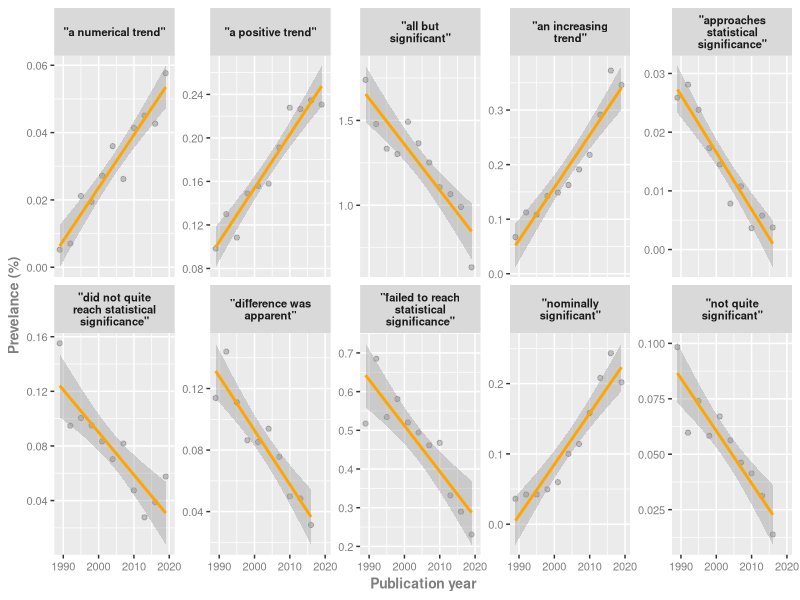
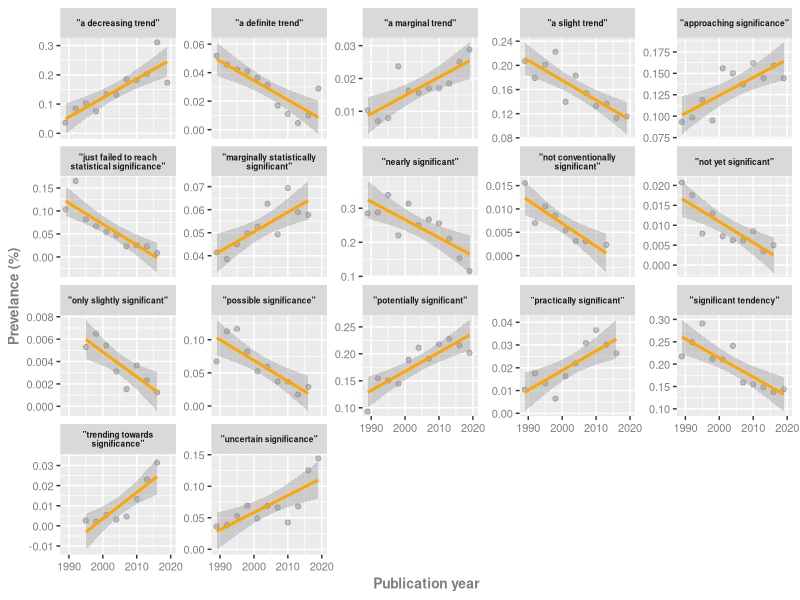

These figures' R source, in order:
#!/usr/bin/env Rscript

library( 'ggplot2' )
library( 'plyr' )

############################

###
# Get data, given BF threshold
##
get_data <- function( df, bf, lmin, lmax )
{
    bf_thres <- bf[ ( bf$BayesFactor >= lmin ) & ( bf$BayesFactor < lmax ), ]
    
    # select sentences
    sel <- df[ df$phrase %in% bf_thres$phrase, ]
    sel$phrase <- paste0( '"', sel$phrase, '"' )    
    
    return( sel )
}

####################

# output dir
outdir <- 'out.04.plots'
dir.create( outdir, showWarnings = FALSE )

# prevalence input
df <- read.csv( 'out.01.process/sum_data.csv', row.names = 1 )

# select sentences for main figure
bf <- read.csv( 'out.03.stats/BF_fits.csv', row.names = 1 )
bf$phrase <- gsub( '"', '', bf$phrase )

# select hightest Bayes Factor
sel_1 <- get_data( df, bf, 100, 100000000 )
sel_2 <- get_data( df, bf, 10, 100 )
#sel_3 <- get_data( df, bf, 3.2, 10 )

get_wraper <- function(width) {
    function(x) {
        lapply(strwrap(x, width = width, simplify = FALSE), paste, collapse="\n")
    }
}

# main figure
p_1 <- ggplot( data = sel_1, aes( x = labels - 1, y = prev ) ) + 
            geom_point( alpha = 0.2 ) + 
            stat_smooth( method = 'lm', formula = 'y ~ x', se = TRUE, colour = 'orange' ) +
            scale_x_continuous( breaks = c( 1990, 2000, 2010, 2020 ), limits = c( NA, 2020 ) ) +
            ylab( "Prevelance (%)") +
            xlab( 'Publication year' ) +
            facet_wrap( ~phrase, labeller = label_wrap_gen( width = 20 ), ncol = 5, scale = 'free_y' ) +
            theme( strip.text.x = element_text( size = 8, face = 'bold' ),
                    axis.text = element_text( size = 8, colour = 'gray50', angle = 0 ),
                    axis.title = element_text( size = 10, colour = 'gray50', face = 'bold' ) )

# save to disk
outfile <- paste0( outdir, '/Scatterplot__bf-100-1000.png' )
ggsave( file = outfile, plot = p_1, height = 4, width = 8, dpi = 200 )

outfile <- paste0( outdir, '/Scatterplot__bf-100-1000.csv' )
write.csv( sel_1, file = outfile )

############ 10 - 100

# main figure
p_2 <- ggplot( data = sel_2, aes( x = labels - 1, y = prev ) ) + 
            geom_point( alpha = 0.2 ) + 
            stat_smooth( method = 'lm', formula = 'y ~ x', se = TRUE, colour = 'orange' ) +
            scale_x_continuous( breaks = c( 1990, 2000, 2010, 2020 ), limits = c( NA, 2020 ) ) +
            ylab( "Prevelance (%)") +
            xlab( 'Publication year' ) +
            facet_wrap( ~phrase, labeller = label_wrap_gen( width = 30 ), ncol = 5, scale = 'free_y' ) +
            theme( strip.text.x = element_text( size = 6, face = 'bold' ),
                    axis.text = element_text( size = 8, colour = 'gray50', angle = 0 ),
                    axis.title = element_text( size = 10, colour = 'gray50', face = 'bold' ) )


# save to disk
outfile <- paste0( outdir, '/Scatterplot__bf-10-100.png' )
ggsave( file = outfile, plot = p_2, height = 7, width = 9, dpi = 200 )

outfile <- paste0( outdir, '/Scatterplot__bf-100-1000.csv' )
ggsave( sel_2, file = outfile )




